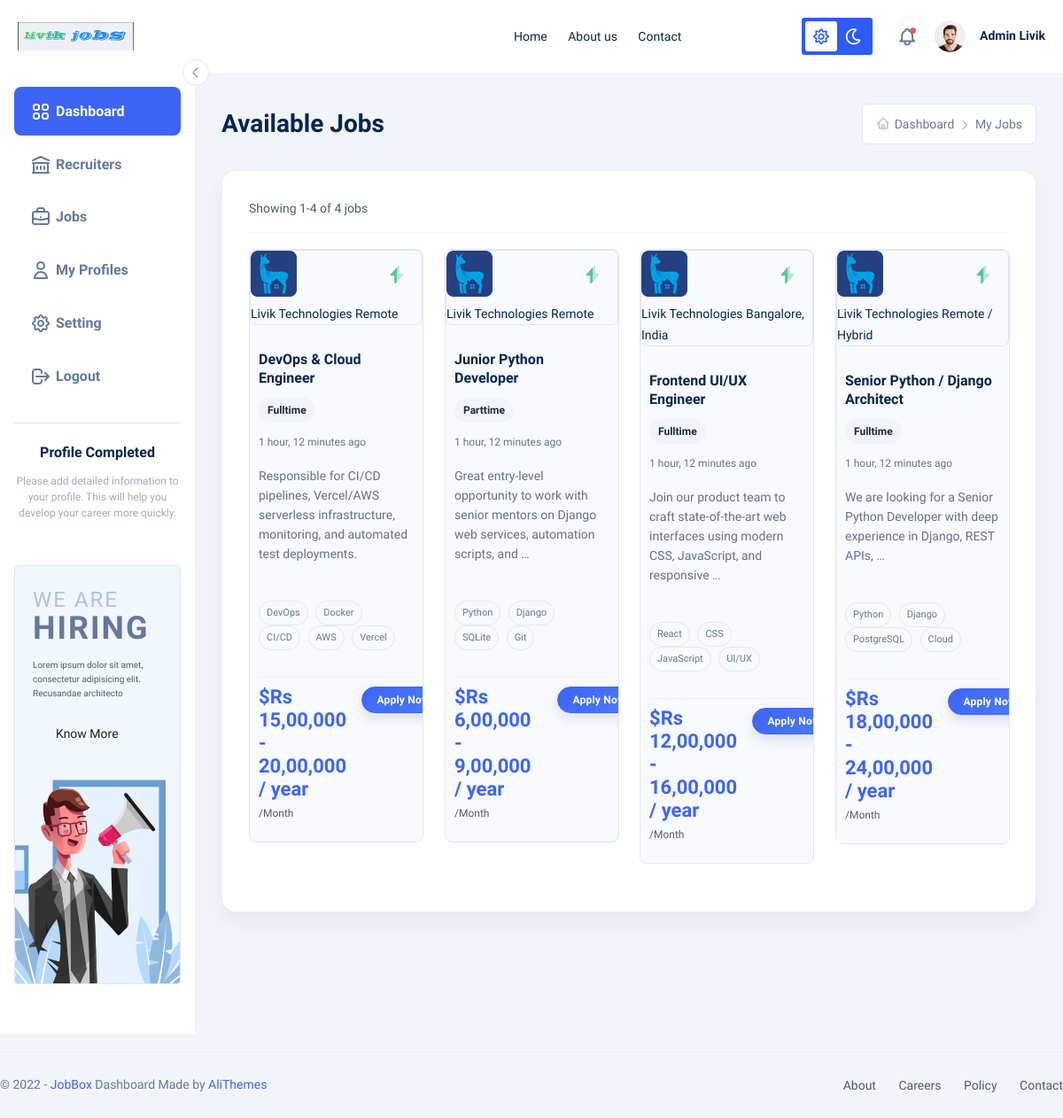
/dashboard1/my_job_grid/ (signed in), run on the app's committed database.
### job_site/dashb2/models.py (models this page shows, shortened)
class Job(models.Model):
    user = models.ForeignKey(User, related_name='jobs', on_delete=models.CASCADE)  # better related_name
    job_title = models.CharField(max_length=300)
    description = models.TextField()  # Changed to TextField
    tags = models.CharField(max_length=40, blank=True)
    location = models.CharField(max_length=300, blank=True)
    job_type = models.CharField(choices=JOB_TYPE, max_length=20)
    salary = models.CharField(max_length=30, blank=True)
    company_name = models.CharField(max_length=300, blank=True)
    last_date = models.DateField()
    url = models.URLField(blank=True, null=True)  # ADD THIS LINE - make it optional
    is_published = models.BooleanField(default=False)
    is_closed = models.BooleanField(default=False)
    created_at = models.DateTimeField(auto_now_add=True)
    updated_at = models.DateTimeField(auto_now_add=True)
    file_upload = models.ImageField(upload_to='job_logo', null=True, blank=True)

### job_site/dashb1/views.py (the view, shortened to what this page needs)
# urls.py: path('my_job_grid/', views.my_job_grid, name='dashb1_my_job_grid'),
def my_job_grid(request):
    jobs_list = Job.objects.filter(is_closed=False).order_by('-created_at')
    for job in jobs_list:
        job.tag_list = [tag.strip() for tag in (job.tags or '').split(',') if tag.strip()]
    paginator = Paginator(jobs_list, 12)
    page_number = request.GET.get('page')
    jobs = paginator.get_page(page_number)
    applied_job_ids = set()
    if request.user.is_authenticated:
        applied_job_ids |= set(
            JobApplication.objects.filter(applicant_user=request.user).values_list('job_id', flat=True)
        )
        if request.user.email:
            applied_job_ids |= set(
                JobApplication.objects.filter(email__iexact=request.user.email).values_list('job_id', flat=True)
            )
    applied_job_ids |= set(request.session.get('applied_jobs', []))
    last_email = request.session.get('last_applicant_email')
    if last_email:
        applied_job_ids |= set(
            JobApplication.objects.filter(email__iexact=last_email).values_list('job_id', flat=True)
        )
    for job in jobs:
        job.has_applied = job.id in applied_job_ids
    return render(request, 'my_job_grid.html', {
        'jobs': jobs,
        'total_jobs': jobs_list.count(),
    })

### job_site/dashb1/templates3/my_job_grid.html (shortened to what this page needs)
{% extends 'base1.html' %}
{% load static %}
{% block content %}
<div class="box-content my-jobs-page">
  <div class="box-heading">
    <div class="box-title">
      <h3 class="mb-35">Available Jobs</h3>
    </div>
    <div class="box-breadcrumb">
      <div class="breadcrumbs">
        <ul>
          <li><a class='icon-home' href='/dashboard1/'>Dashboard</a></li>
          <li><span>My Jobs</span></li>
        </ul>
      </div>
    </div>
  </div>
  <div class="row">
    <div class="col-lg-12">
      <div class="section-box">
        <div class="container">
          <div class="panel-white mb-30">
            <div class="box-padding">
              <div class="box-filters-job">
                <div class="row">
                  <div class="col-xl-6 col-lg-5">
                    <span class="font-sm text-showing color-text-paragraph">
                      Showing
                      {% if jobs %}
                        {{ jobs.start_index }}-{{ jobs.end_index }} of {{ total_jobs }}
                      {% else %}
                        0
                      {% endif %}
                      jobs
                    </span>
                  </div>
                </div>
              </div>
              <div class="row">
                {% for job in jobs %}
                <div class="col-xl-3 col-lg-4 col-md-6 col-sm-12 col-12">
                  <div class="card-grid-2 cinema-3d-card" data-cinema-tilt-3d hover-up job-card">
                    <div class="card-grid-2 cinema-3d-card" data-cinema-tilt-3d-image-left"><span class="flash"></span>
                      <div class="image-box">
                        {% if job.file_upload %}
                          <img src="{{ job.file_upload.url }}" alt="{{ job.company_name }}">
                        {% else %}
                          <img src="{% static 'assets/imgs/brands/brand-1.png' %}" alt="jobBox">
                        {% endif %}
                      </div>
                      <div class="right-info">
                        <a class="name-job" href="#">{{ job.company_name }}</a>
                        <span class="location-small">{{ job.location }}</span>
                      </div>
                    </div>
                    <div class="card-block-info">
                      <h6><a href="#">{{ job.job_title }}</a></h6>
                      <div class="mt-5">
                        <span class="card-briefcase">{{ job.job_type }}</span>
                        <span class="card-time">{{ job.created_at|timesince }}<span> ago</span></span>
                      </div>
                      <p class="font-sm color-text-paragraph mt-15">{{ job.description|truncatewords:15 }}</p>
                      <div class="mt-30">
                        {% for tag in job.tag_list %}
                          <a class="btn btn-grey-small mr-5" href="#">{{ tag }}</a>
                        {% endfor %}
                      </div>
                      <div class="card-2-bottom mt-30">
                        <div class="row">
                          <div class="col-lg-7 col-7">
                            <span class="card-text-price">${{ job.salary }}</span>
                            <span class="text-muted">/Month</span>
                          </div>
                          <div class="col-lg-5 col-5 text-end">
                            {% if job.has_applied %}
                              <button
                                type="button"
                                class="btn btn-secondary"
                                disabled
                              >
                                Applied
                              </button>
                            {% else %}
                              <button
                                type="button"
                                class="btn btn-apply-now"
                                data-bs-toggle="modal"
                                data-bs-target="#applyJobModal"
                                data-job-id="{{ job.id }}"
                                data-job-title="{{ job.job_title }}"
                                data-company-name="{{ job.company_name }}"
                              >
                                Apply Now
                              </button>
                            {% endif %}
                          </div>
                        </div>
                      </div>
                    </div>
                  </div>
                </div>
                {% empty %}
                <div class="col-12">
                  <div class="text-center py-5">
                    <h4 class="text-muted">No jobs available right now.</h4>
                  </div>
                </div>
                {% endfor %}
              </div>
            </div>
          </div>
        </div>
      </div>
    </div>
  </div>
</div>
{% endblock %}

### job_site/dashb1/templates3/base1.html (shortened to what this page needs)
<!DOCTYPE html>
<html lang="en">
<head>
  {% load static %}
    <link rel="stylesheet" href="https://use.fontawesome.com/releases/v5.15.4/css/all.css">
    <link href="{% static 'assets/css/stylecd4e1.css' %}" rel="stylesheet">
    <link href="{% static 'assets/css/dashboard-custom.css' %}" rel="stylesheet">
    <link href="{% static 'assets/css/my-job-grid.css' %}" rel="stylesheet">
    <link href="{% static 'assets/css/cinema-ui.css' %}" rel="stylesheet">
  </head>
  <body data-theme-pref="{% if user_settings %}{{ user_settings.theme_preference }}{% else %}system{% endif %}">
    <header class="header sticky-bar">
      <div class="container">
        <div class="main-header">
           <div class="header-left">
          <div class="header-logo"><a class='d-flex' alt="jobBox" href='/dashboard1/index/'><img src="{% static 'assets/imgs/page/dashboard/LOGO.svg' %}">
            </div>
          </div>
          <div class="header-menu header-menu-center d-none d-md-block" style="flex:1;display:flex;justify-content:center;">
            <ul>
              <li> <a href="/">Home</a></li>
              <li> <a href="/about_us/">About us</a></li>
              <li> <a href="http://wp.alithemes.com/html/jobbox/demos/page-contact.html">Contact</a></li>
            </ul>
          </div>
          <div class="header-right">
              <a href="javascript:void(0);" class="layout-btn" title="Toggle theme">
              </a>
              <div class="dropdown d-inline-block"><a class="btn btn-notify" id="dropdownNotify" type="button" data-bs-toggle="dropdown" aria-expanded="false" data-bs-display="static"></a>
              </div>
              <div class="member-login">
                <img alt="" src="{% if request.user.is_authenticated and request.user.employee.photo %}{{ request.user.employee.photo.url }}{% else %}{% static 'assets/imgs/page/dashboard/profile.png' %}{% endif %}" style="width:36px;height:36px;border-radius:50%;object-fit:cover;">
                <div class="info-member">
                  <strong class="color-brand-1">
                    {% if request.user.is_authenticated %}
                      {{ request.user.get_full_name|default:request.user.username }}
                    {% else %}
                      Guest
                    {% endif %}
                  </strong>
                </div>
              </div>
            </div>
          </div>
        </div>
    </header>
    <main class="main">
      <div class="nav"><a class="btn btn-expanded"></a>
        <nav class="nav-main-menu">
          <ul class="main-menu">
            <li> <a class='dashboard1 active' href='/dashboard1/index/'><img src="{% static 'assets/imgs/page/dashboard/dashboard.svg' %}" alt="jobBox"><span class="name">Dashboard</span></a>
            </li>
            <li> <a class='dashboard1' href='/dashboard1/recruiters/'><img src="{% static 'assets/imgs/page/dashboard/recruiters.svg' %}" alt="jobBox"><span class="name">Recruiters</span></a>
            </li>
            <li> <a class='dashboard1' href='/dashboard1/my_job_grid'><img src="{% static 'assets/imgs/page/dashboard/jobs.svg' %}" alt="jobBox"><span class="name"> Jobs</span></a>
            </li>
            <li> <a class='dashboard1' href='/dashboard1/profile/'><img src="{% static 'assets/imgs/page/dashboard/profiles.svg' %}" alt="jobBox"><span class="name">My Profiles</span></a>
            </li>
            <li> <a class='dashboard1' href='/dashboard1/settings/'><img src="{% static 'assets/imgs/page/dashboard/settings.svg' %}" alt="jobBox"><span class="name">Setting</span></a>
            </li>
            <li> <a class='dashboard1' href='/account/emp1_logout/'><img src="{% static 'assets/imgs/page/dashboard/logout.svg' %}" alt="jobBox"><span class="name">Logout</span></a>
            </li>
          </ul>
        </nav>
        <div class="border-bottom mb-20 mt-20"></div>
        <div class="box-profile-completed text-center mb-30">
          <h6 class="mb-10">Profile Completed</h6>
          <p class="font-xs color-text-mutted">Please add detailed information to your profile. This will help you develop your career more quickly.</p>
        </div>
        <div class="sidebar-border-bg mt-50"><span class="text-grey">WE ARE</span><span class="text-hiring">HIRING</span>
          <p class="font-xxs color-text-paragraph mt-5">Lorem ipsum dolor sit amet, consectetur adipisicing elit. Recusandae architecto</p>
          <div class="mt-15"><a class="btn btn-paragraph-2" href="#">Know More</a></div>
        </div>
      </div>
      {% block content %}
      {% endblock %}
    </main>
   <footer class="footer mt-20">
          <div class="container">
            <div class="box-footer">
              <div class="row">
                <div class="col-md-6 col-sm-12 mb-25 text-center text-md-start">
                  <p class="font-sm color-text-paragraph-2">© 2022 - <a class="color-brand-2" href="https://themeforest.net/item/jobbox-job-portal-html-bootstrap-5-template/39217891" target="_blank">JobBox </a>Dashboard <span> Made by  </span><a class="color-brand-2" href="http://alithemes.com/" target="_blank"> AliThemes</a></p>
                </div>
                <div class="col-md-6 col-sm-12 text-center text-md-end mb-25">
                  <ul class="menu-footer">
                    <li><a href="#">About</a></li>
                    <li><a href="#">Careers</a></li>
                    <li><a href="#">Policy</a></li>
                    <li><a href="#">Contact</a></li>
                  </ul>
                </div>
              </div>
            </div>
          </div>
        </footer>
  </body>
</html>

### data on the page
Job: company_name "Livik Technologies", location "Remote", job_title "DevOps & Cloud Engineer", job_type "Fulltime", created_at "1 hour, 12 minutes", description "Responsible for CI/CD pipelines, Vercel/AWS serverless infrastructure, monitoring, and automated test deployments.", tag_list "DevOps" "Docker" "CI/CD" "AWS" "Vercel", salary "Rs 15,00,000 - 20,00,000 / year"
Job: company_name "Livik Technologies", location "Remote", job_title "Junior Python Developer", job_type "Parttime", created_at "1 hour, 12 minutes", description "Great entry-level opportunity to work with senior mentors on Django web services, automation scripts, and …", tag_list "Python" "Django" "SQLite" "Git", salary "Rs 6,00,000 - 9,00,000 / year"
Job: company_name "Livik Technologies", location "Bangalore, India", job_title "Frontend UI/UX Engineer", job_type "Fulltime", created_at "1 hour, 12 minutes", description "Join our product team to craft state-of-the-art web interfaces using modern CSS, JavaScript, and responsive …", tag_list "React" "CSS" "JavaScript" "UI/UX", salary "Rs 12,00,000 - 16,00,000 / year"
Job: company_name "Livik Technologies", location "Remote / Hybrid", job_title "Senior Python / Django Architect", job_type "Fulltime", created_at "1 hour, 12 minutes", description "We are looking for a Senior Python Developer with deep experience in Django, REST APIs, …", tag_list "Python" "Django" "PostgreSQL" "Cloud", salary "Rs 18,00,000 - 24,00,000 / year"

### other printed values
{{ request.user.get_full_name|default:request.user.username }} "Admin Livik"
{{ jobs.start_index }} "1"
{{ jobs.end_index }} "4"
{{ total_jobs }} "4"
